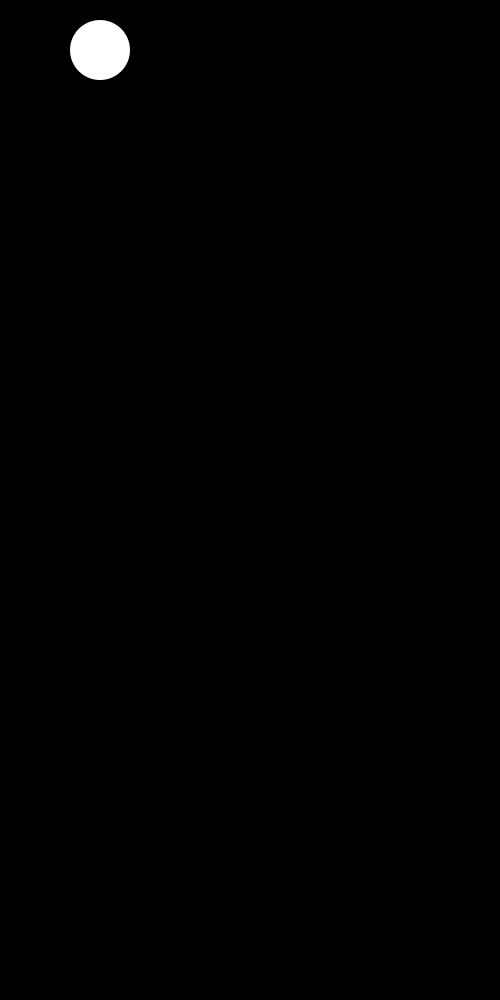
Frame 1 (no input)
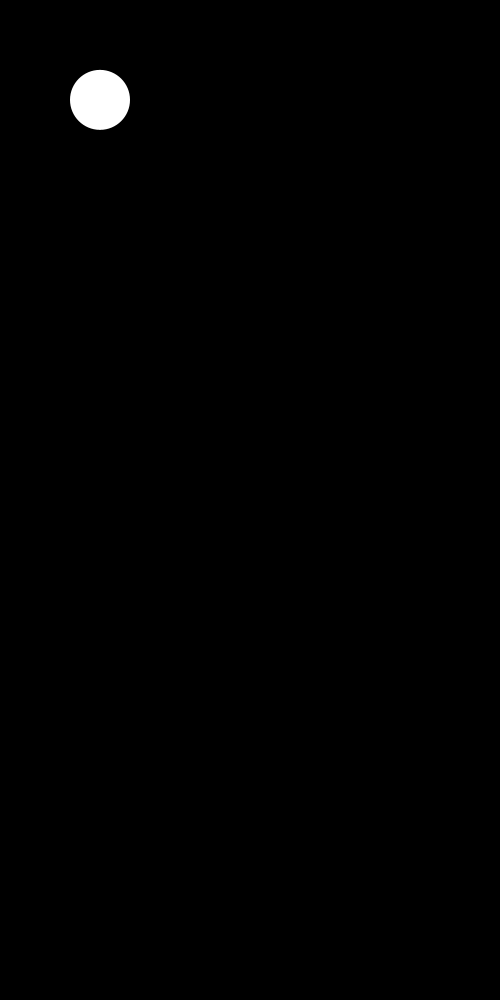
Frame 60 (the mouse pressed at the canvas centre just before this capture)
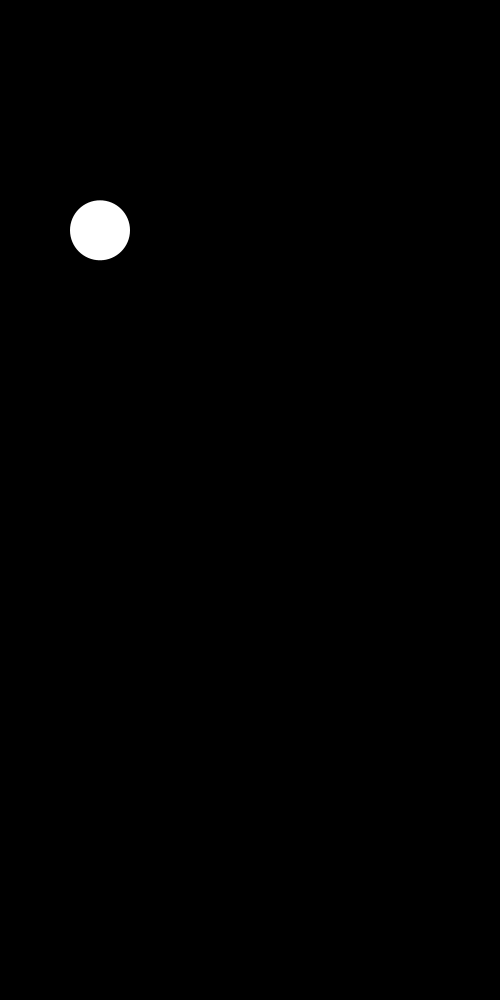
Frame 120 (the mouse held since frame 60 and released just before this capture)

The Processing sketch that drew these frames (run headless with seeded random() and noise(); from frame 60 on, the mouse is pressed at the canvas centre):

// Processing sketch: ball_with_lift_and_bounce
// ── ball_with_lift_and_bounce.pde
Ball b = new Ball();
void setup(){
  size(500,1000);
  frameRate(300);
  noStroke();
  fill(255);
}

void draw(){
  background(0);
  b.update();
  b.show();
}
// ── ball_class.pde
class Ball{
  float r = 60;
  float x = 100;
  float y = height/2;
  float v = 0;
  float a = .03;
  float f = .995;
  float anet = a;
  
  void apply(float fa){
    anet+=fa;
  }
  
  void lift(){
    anet = -.999*a;
  }
  
  void show(){
    ellipse(x,y,r,r);
  }
  
  void update(){
    if(keyPressed)
      lift();
    v+=anet;
    y+=v;
    v*=f;
    anet = a;
    
    if(y+r/2>=height){
      y = height-r/2;
      anet = 0;
      v = -v;
    }
    if(y-r/2<=0){
      y = r/2;
      anet = a;
      v = -v;
    }
  }
}
